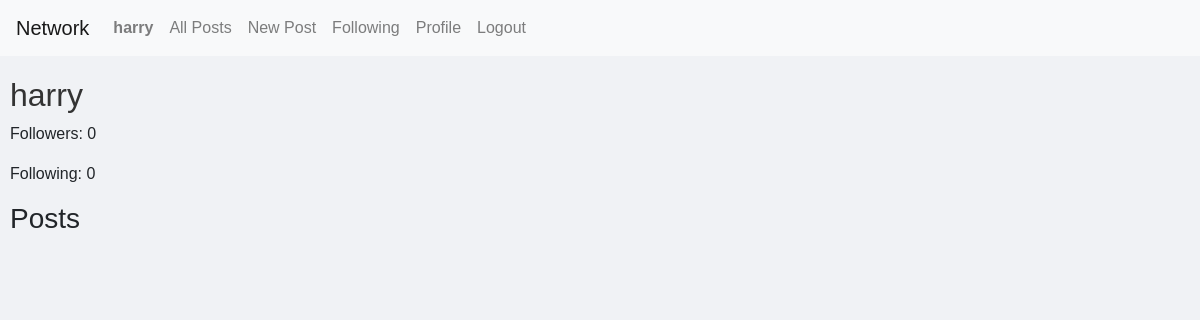
The page /profile/harry (signed in) on the database as committed earlier.
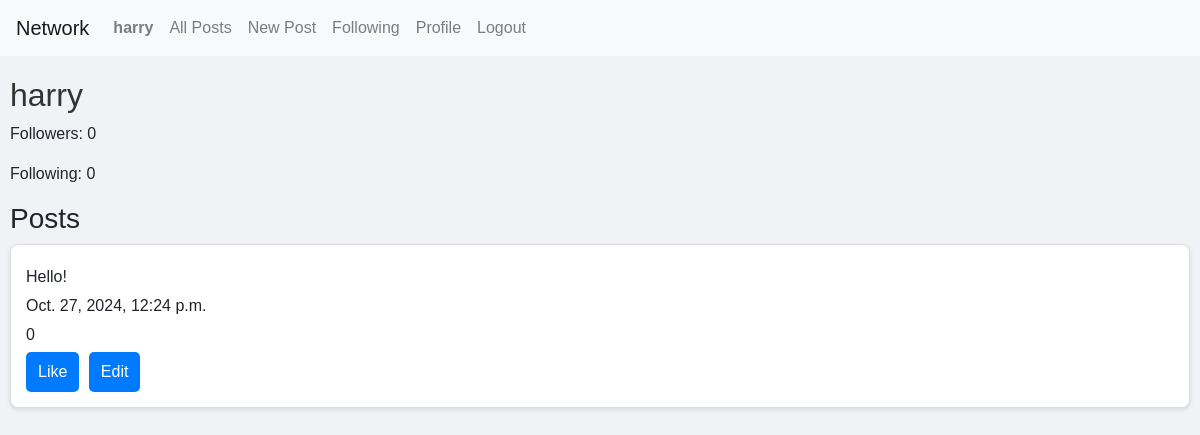
The same page on the database as committed later.
### network/models.py (models this page shows)
class User(AbstractUser):
    pass

class Post(models.Model):
    user = models.ForeignKey(User, on_delete=models.CASCADE, related_name="posts")
    content = models.TextField()
    timestamp = models.DateTimeField(auto_now_add=True)

### network/views.py (the view)
# urls.py: path("profile/<str:username>", views.profile, name="profile"),
def profile(request, username):
    user = get_object_or_404(User, username=username)
    posts = user.posts.all().order_by("-timestamp")
    followers = user.followers.count()
    following = user.following.count()
    is_following = Follow.objects.filter(follower=request.user, following=user).exists()
    return render(request, "network/profile.html", {
        "profile_user": user,
        "posts": posts,
        "followers": followers,
        "following": following,
        "is_following": is_following
    })

### network/templates/network/profile.html (shortened to what this page needs)
{% extends "network/layout.html" %}
{% block body %}
    <h2>{{ profile_user.username }}</h2>
    <p>Followers: {{ followers }}</p>
    <p>Following: {{ following }}</p>
    <h3>Posts</h3>
    {% for post in posts %}
        <div class="post">
            <p>{{ post.content }}</p>
            <p>{{ post.timestamp }}</p>
            <p id="like-count-{{ post.id }}">{{ post.likes.count }}</p>
            <button class="like-button" data-post-id="{{ post.id }}">
                {% if user in post.likes.all %}
                    Unlike
                {% else %}
                    Like
                {% endif %}
            </button>
            {% if post.user == request.user %}
                <button class="edit-button" data-post-id="{{ post.id }}">Edit</button>
            {% endif %}
        </div>
    {% endfor %}
{% endblock %}

### network/templates/network/layout.html (shortened to what this page needs)
{% load static %}
<!DOCTYPE html>
<html lang="en">
    <head>
        <link rel="stylesheet" href="https://stackpath.bootstrapcdn.com/bootstrap/4.4.1/css/bootstrap.min.css">
        <link href="{% static 'network/styles.css' %}" rel="stylesheet">
    </head>
    <body>
        <nav class="navbar navbar-expand-lg navbar-light bg-light">
            <a class="navbar-brand" href="#">Network</a>
            <div>
              <ul class="navbar-nav mr-auto">
                {% if user.is_authenticated %}
                    <li class="nav-item">
                        <a class="nav-link" href="#"><strong>{{ user.username }}</strong></a>
                    </li>
                {% endif %}
                <li class="nav-item">
                  <a class="nav-link" href="{% url 'index' %}">All Posts</a>
                </li>
                {% if user.is_authenticated %}
                  <li class="nav-item">
                    <a class="nav-link" href="{% url 'new_post' %}">New Post</a>
                  </li>
                  <li class="nav-item">
                    <a class="nav-link" href="{% url 'following' %}">Following</a>
                  </li>
                  <li class="nav-item">
                    <a class="nav-link" href="{% url 'profile' user.username %}">Profile</a>
                  </li>
                  <li class="nav-item">
                    <a class="nav-link" href="{% url 'logout' %}">Logout</a>
                  </li>
                {% endif %}
              </ul>
            </div>
          </nav>
        <div class="body">
            {% block body %}
            {% endblock %}
        </div>
    </body>
</html>

### network/static/network/styles.css (style rules this page uses)
body { font-family: Arial, sans-serif; background-color: #f0f2f5; margin: 0; padding: 0; }
.body { margin-left: 10px; margin-right: 10px; }
h2 { text-align: left; color: #333; margin-top: 20px; }
.post { background-color: #fff; border: 1px solid #ddd; border-radius: 8px; padding: 15px; margin-bottom: 20px; box-shadow: 0 2px 4px rgba(0, 0, 0, 0.1); }
.post p { margin: 5px 0; }
.post .like-button, .post .edit-button { background-color: #007bff; color: white; border: none; padding: 8px 12px; border-radius: 5px; cursor: pointer; margin-right: 5px; }

Rows that differ between the two databases and show on the page:
added Post: content "Hello!", timestamp "Oct. 27, 2024, 12:24 p.m.", likes.count "0", shows "Like"
